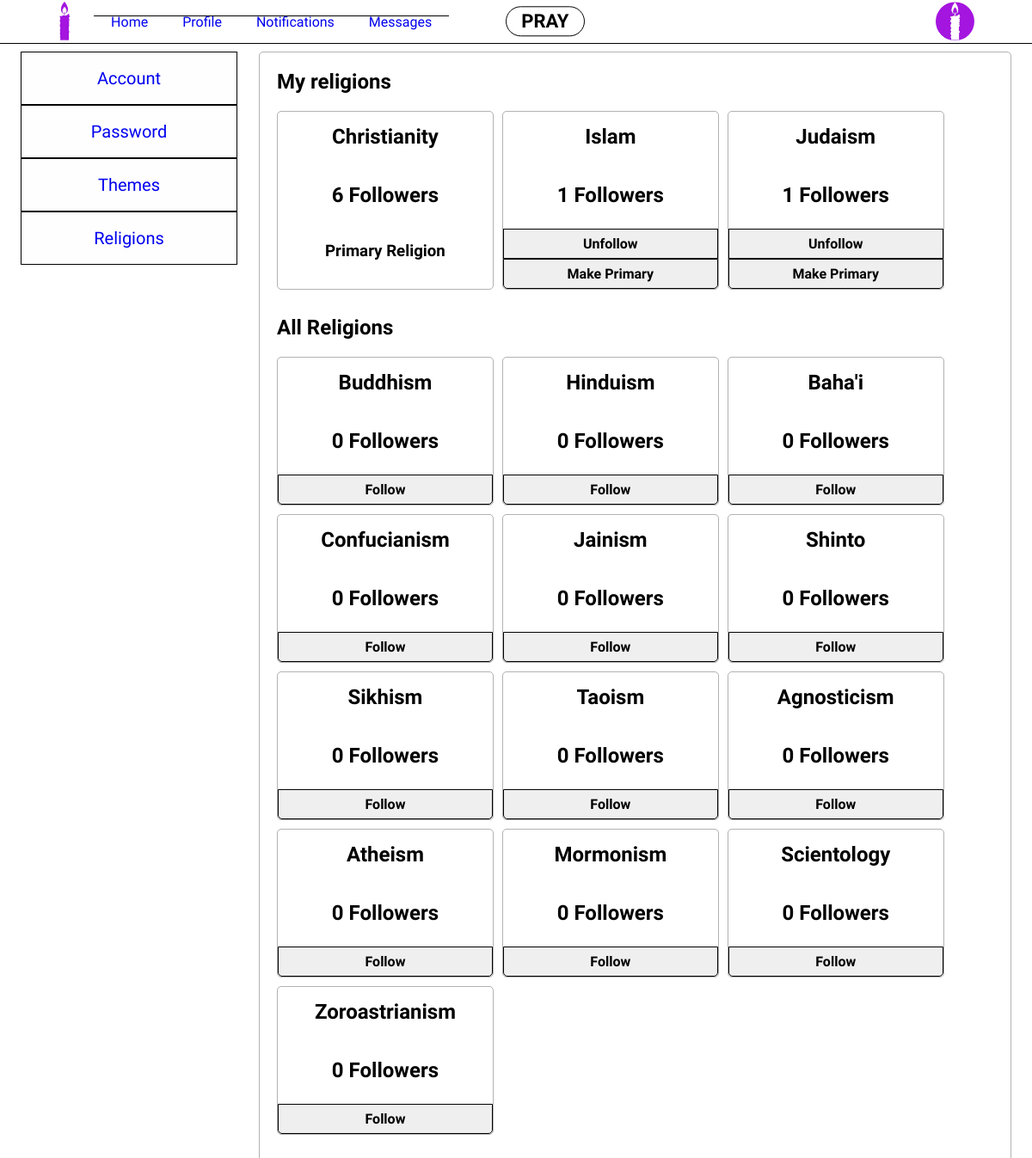
Screenshot of /settings-religions.php (signed in) with the database file from the repository.
### tables this page shows
CREATE TABLE Users(
    userid INT(10) PRIMARY KEY AUTO_INCREMENT,
    fname VARCHAR(20),
    lname VARCHAR(20),
    username VARCHAR(12),
    user_password VARCHAR(15),
    bio TEXT,
    zipCode INT(10),
    Primary_religion INT(10),
    theme VARCHAR(20),
    email VARCHAR(30),
    phone_number VARCHAR(15),
    pPicture VARCHAR(20),
    bPicture VARCHAR(20),
    securityquest VARCHAR(100),
    securityAnswer VARCHAR(20),
    dateLastMaint DATETIME DEFAULT CURRENT_TIMESTAMP,
    dateAdded DATETIME DEFAULT CURRENT_TIMESTAMP,
    CONSTRAINT FK_Users_Religions FOREIGN KEY (Primary_religion) REFERENCES Religions (relid)
);

CREATE TABLE Religions(
    relid INT(10) PRIMARY KEY AUTO_INCREMENT,
    religion_name VARCHAR(30),
    dateLastMaint DATETIME DEFAULT CURRENT_TIMESTAMP,
    dateAdded DATETIME DEFAULT CURRENT_TIMESTAMP
);

### config/functions.php (called while the page is built, shortened)
<?php
    function getRoot(){
        $root = ROOT_DIR;
        $root = str_replace("\\", "/", $root);
        $root = str_replace('/config', '',$root);
        $pageroot = getcwd() ."/";
        $pageroot = str_replace("\\", "/", $pageroot);
        $root = str_replace($root."/", '' , $pageroot);
        $root = preg_replace("#(/.*?).*?(/)#", '/../', "/".$root);
        $root = substr($root, 1);
        return $root;
    }
    function countFollowers($relid, $db){
        $query = "SELECT COUNT(userid) as num
                  FROM User_Religions
                  WHERE relid = '$relid'";
        $count = $db->fetchQuery($query);
        return $count[0]['num'];
    }
?>

### Database/mydb.php (called while the page is built, shortened)
<?php
Class mydb {
    protected $conn;
    Public function __construct($con){
        $this->conn = $con;
    }
    function FetchQuery($query){
        $arrayresult = [];
        if($queryresult = mysqli_query($this->conn, $query)){
            while ($row = mysqli_fetch_assoc($queryresult)){
                $arrayresult[] = $row;
            }
            return $arrayresult;
        }else{
            echo"</br></br></br>";
            die(mysqli_error($this->conn) ."</br>".$query);
        }
    }
}
?>

### config/permissions.php (called while the page is built, shortened)
<?php
    $id =  isset($id) ? $id : $_SESSION['userId'];
    $usersettings = isLoggedIn($id, $db);
    function isLoggedIn($id, $db){
        $SETTINGS['username'] = '';
        $SETTINGS['firstname'] = '';
        $SETTINGS['lastname'] = '';
        $SETTINGS['password'] = '';
        if($_SESSION['userId'] != ''){
            $userquery = "SELECT *
                          FROM USERS
                          WHERE userid = $id";
            $userresult = $db->FetchQuery($userquery);
            $SETTINGS['username'] = $userresult[0]['username'];
            $SETTINGS['firstname'] = $userresult[0]['fname'];
            $SETTINGS['lastname'] = $userresult[0]['lname'];
            $SETTINGS['password'] = $userresult[0]['user_password'];
            return $SETTINGS;
        }
    }
?>

### config/ApplicationTop.php (called while the page is built, shortened)
<?php
    include 'dbconfig.php';
    include 'functions.php';
    include getRoot().'config/permissions.php';
    include getRoot().'Classes/createheader.php';
    include getRoot().'Classes/createFooter.php';
?>

### settings-religions.php (the view, shortened to what this page needs)
<?php
    require 'config/ApplicationTop.php';
    include 'Classes/createUserSettings.php';
    $menus = [
        [
            'name'=>'Home',
            'link'=>'index.php',
            'active'=>''
        ],
        [
            'name'=>'Profile',
            'link'=>'profile.php',
            'active'=>''
        ],
        [
            'name'=>'Notifications',
            'link'=>'notifications.php',
            'active'=>''
        ],
        [
            'name'=>'Messages',
            'link'=>'messages.php',
            'active'=>''
        ]
    ];
    $header = new Header($db, $menus, $title, $css);
    $header->ShowUserMenu($id);
    $header->displayHeader();
    $myreligionsquery = "SELECT r.religion_name, r.relid
                         FROM USER_RELIGIONS ur, Religions r
                         WHERE ur.userid = '$id'
                         AND ur.relid = r.relid
                         ORDER BY r.religion_name";
    $myreligions = $db->fetchQuery($myreligionsquery);
    $primaryreligionquery = "SELECT primary_Religion
                             FROM Users
                             WHERE userid = '$id'";
    $primaryreligion = $db->fetchQuery($primaryreligionquery);
    $prel = $primaryreligion[0]['primary_Religion'];
    $allreligionsquery = "SELECT DISTINCT r.religion_name, r.relid
                          FROM RELIGIONS r LEFT JOIN User_religions ur ON ur.relid = r.relid
                          WHERE r.relid <> 1
                          AND r.relid NOT IN (SELECT r.relid
                                          FROM Religions r, user_religions ur
                                          WHERE r.relid = ur.relid
                                          AND ur.userid = '$id')";
    $religions = $db->FetchQuery($allreligionsquery);
    ?>
<section class='index-body' id='body'>
    <div class='settings-religions-body'>
        <h1>My religions</h1>
        <div class='my-religions'>
        <?php foreach($myreligions as $i){
            echo"<div class='religion-box'>
                <div class='religion-header'>
                <h1 class='religion-header-text header-white' >".$i['religion_name']."</h1>
                </div>
                <div class='addreligion-stats'>
                <h2 class='religion-header-text'>".countFollowers($i['relid'], $db)." Followers</h2>
                </div>
                <div class='religion-follow-action'>
                ";
                if($i['relid'] == $prel){
                    echo "<div>
                    <h3 class='religion-header-text'>Primary Religion</h3>
                    </div>";
                }else{
                echo "
                <form method='post' action='php/addReligion.php'>
                <button class='drop-religion ' value='".$i['relid']."' name='religion'>Unfollow</button>
                </form>
                <form method='post' action='php/addPrimary.php'>
                <button class='add-primary' value='".$i['relid']."' name='religion'>Make Primary</button>
                </form>";
                }
                echo"</div>
            </div>";
        }?>
        </div>
        <h1> All Religions </h1>
        <div class='all-religions'>
        <?php foreach($religions as $i){
            echo"<div class='religion-box'>
            <div class='religion-header header-white'>
            <h1 class='religion-header-text'>".$i['religion_name']."</h1>
            </div>
            <div class='addreligion-stats'>
            <h2 class='religion-header-text'>".countFollowers($i['relid'], $db)." Followers</h2>
            </div>
            <div class='religion-follow-action'>
            <form method='post' action='php/addReligion.php'>
            <button class='add-religion' value='".$i['relid']."' name='religion'>Follow</button>
            </form>
            </div>
        </div>";
        }?>
        </div>
    </div>

### Classes/createheader.php (shortened to what this page needs)
<?php
    class Header{
        protected $db;
        protected $menus;
        protected $loggedIn;
        protected $userid;
        protected $title;
        protected $css;
        protected $profpic;
        Public function __construct($db,$menus,$title,$css){
            $this->db = $db;
            $this->menus = $menus;
            $this->title = $title;
            $this->css = $css;
        }
        function showUserMenu($id, $bool = 1){
            $this->loggedIn = $bool;
            $this->userid = $id;
            $this->getUserInfo();
        }
        function displayHeader(){
            $this->createTitle();
            if($this->loggedIn == 1){
                $this->createCompose();
            }
            echo "
                  <section class='header'>
                  <div class='header-box'>
                  <ul class='logo-box'>
                      <li class='logo-li'>
                          <a href='index.php'><img class='logo' src='".getRoot()."images/icons/favicon.png'></a>
                      </li>
                  </ul>
                  <ul class='header-link-box'>";
            foreach($this->menus as $i){
                echo "<li class='header-link ".$i['active']."'>
                        <a href='".$i['link']."'>".$i['name']."</a>
                      </li>";
            }
            echo "</ul>";
            if($this->loggedIn == 1){
                echo "
                <ul class='header-profile-pic'>
                    <li id='sort-compose'>
                        <div id='startprayer' onclick='ShowCompose()'>PRAY</div>
                    </li>
                    <li id='header-profile-pic-link' onclick='ShowMenu()'>
                        <img class='index-profile-pic' src='".getRoot()."images/Users/".$this->userid."/Profile/".$this->profpic."'>
                    </li>
                </ul>";
            }
            echo "</div></section>";
        }
        function createTitle(){
           echo "<html>
                    <head>
                        <title>".$this->title."</title>
                        <link rel='shortcut icon' href='images/icons/favicon.png'>
                        <meta name='viewport' content='width=device-width, initial-scale=1.0'>
                        <link href='https://fonts.googleapis.com/css?family=Work Sans' rel='stylesheet'>
                    </head>
                    <body>";
            $this->addcss();
        }
        function addcss(){
            foreach($this->css as $i){
                echo "<link rel='stylesheet' type='text/css' href='".$i["src"]."'>";
                continue;
            }
        }
        function createCompose(){
            $primaryrelquery = "SELECT u.primary_religion
                   FROM users u
                   WHERE u.userid = $this->userid";
            $primaryrelres = $this->db->fetchquery($primaryrelquery);
            $prel = $primaryrelres[0]['primary_religion'];
            $chosenreligion = isset($_SESSION['currel']) ? $_SESSION['currel'] : $prel;
            $curreligionquery = "SELECT r.religion_name, r.relid
                                FROM Religions r
                                WHERE r.relid = $chosenreligion";
            $curreligion = $this->db->fetchQuery($curreligionquery);
        }
        function getUserInfo(){
            $query = "SELECT * FROM USERS WHERE userid = '$this->userid'";
            $result = $this->db->fetchQuery($query);
            $this->profpic = $result[0]['pPicture'];
        }
    }
?>

### rows the page displays
users: pPicture (picture)
religions: religion_name "Christianity", relid "6", shows "Primary Religion"
religions: religion_name "Islam", relid "1", $i['relid'] 4 (drawn)
religions: religion_name "Judaism", relid "1", $i['relid'] 3 (drawn)
religions: religion_name "Buddhism", relid "0", $i['relid'] 5 (drawn)
religions: religion_name "Hinduism", relid "0", $i['relid'] 6 (drawn)
religions: religion_name "Baha'i", relid "0", $i['relid'] 7 (drawn)
religions: religion_name "Confucianism", relid "0", $i['relid'] 8 (drawn)
religions: religion_name "Jainism", relid "0", $i['relid'] 9 (drawn)
religions: religion_name "Shinto", relid "0", $i['relid'] 10 (drawn)
religions: religion_name "Sikhism", relid "0", $i['relid'] 11 (drawn)
religions: religion_name "Taoism", relid "0", $i['relid'] 12 (drawn)
religions: religion_name "Agnosticism", relid "0", $i['relid'] 13 (drawn)
religions: religion_name "Atheism", relid "0", $i['relid'] 14 (drawn)
religions: religion_name "Mormonism", relid "0", $i['relid'] 15 (drawn)
religions: religion_name "Scientology", relid "0", $i['relid'] 16 (drawn)
religions: religion_name "Zoroastrianism", relid "0", $i['relid'] 17 (drawn)

### other values shown
$i['name'] "Home"
$i['name'] "Profile"
$i['name'] "Notifications"
$i['name'] "Messages"
$i['name'] "Account"
$i['name'] "Password"
$i['name'] "Themes"
$i['name'] "Religions"
